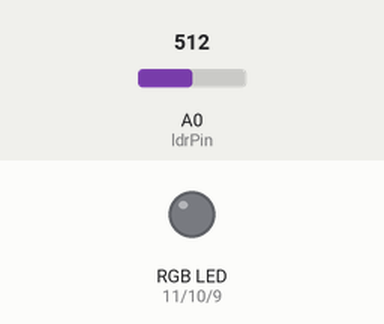
Simulated run of this sketch. Board: Arduino Uno, built with avr-gcc and run on an emulated ATmega328P. Shown: an RGB LED mixed from three pins (HIGH = lit). The test bench sets the inputs (shaded band); at power-on: A0 (ldrPin) = 512. Dim RGB values are drawn brighter than linear.

Above: at 1.2 s.
1.3 s: A0 (ldrPin) set to 588
2.8 s: A0 (ldrPin) set to 619
At 3.01 s:
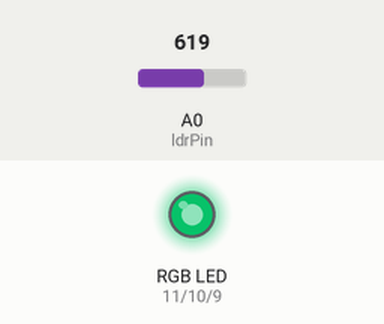
At 13.36 s:
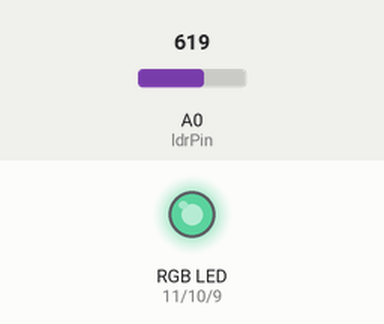
Timing chart, 0 to 16.5 s (numbered marks = the images above; inputs shaded):
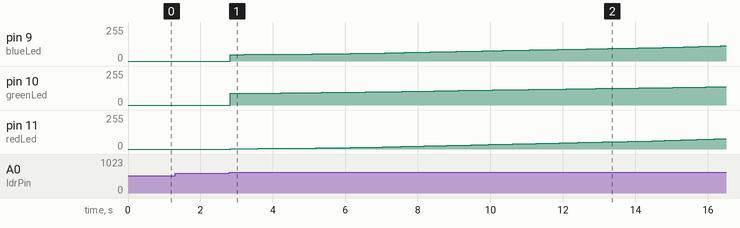

Measured:
- the behaviour switches between 600 and 601 on A0 (ldrPin) (found by bisection; images 0 and 1)
- after the input at 1.3 s, every drawn part: stays the same
- after the input at 2.8 s, pin 9 (blueLed): moves from 0/255 to 113/255 over 13.5 s, starting at once; pin 10 (greenLed): moves from 0/255 to 138/255 over 13.6 s, starting at once; pin 11 (redLed): moves from 0/255 to 78/255 over 13.6 s, starting at once

The sketch:

mood-lamp.ino
```cpp
#include <Arduino.h>

int pulseSpeed = 5;
int ldrPin = 0;
int redLed = 11;
int greenLed = 10;
int blueLed = 9;

int ambientLite;
int power = 150;

float RGB[3];
float CommonMathVariable = 180/PI;

void setup() {
  pinMode(redLed, OUTPUT);
  pinMode(greenLed, OUTPUT);
  pinMode(blueLed, OUTPUT);

  digitalWrite(redLed, LOW);
  digitalWrite(greenLed, LOW);
  digitalWrite(blueLed, LOW);
}

void loop() {
  for (float x = 0; x < PI; x = x + 0.00001) {
    RGB[0] = power * abs(sin(x * (CommonMathVariable)));
    RGB[1] = power * abs(sin((x + PI/3) * (CommonMathVariable)));
    RGB[2] = power * abs(sin((x + (2 * PI) / 3) * (CommonMathVariable)));
    ambientLite = analogRead(ldrPin);

    if (ambientLite > 600) {
      analogWrite(redLed, RGB[0]);
      analogWrite(blueLed, RGB[1]);
      analogWrite(greenLed, RGB[2]);
    } else {
      digitalWrite(redLed, LOW);
      digitalWrite(greenLed, LOW);
      digitalWrite(blueLed, LOW);
    }

    for (int i = 0; i < 3; i++) {
      if (RGB[i] < 1) {
        delay (20 * pulseSpeed);
      } else if (RGB[i] < 5) {
        delay (10 * pulseSpeed);
      } else if (RGB[i] < 10) {
        delay (2 * pulseSpeed);
      } else if (RGB[i] < 100) {
        delay (1 * pulseSpeed);
      }

      delay(1);
    }
  }
}
```
